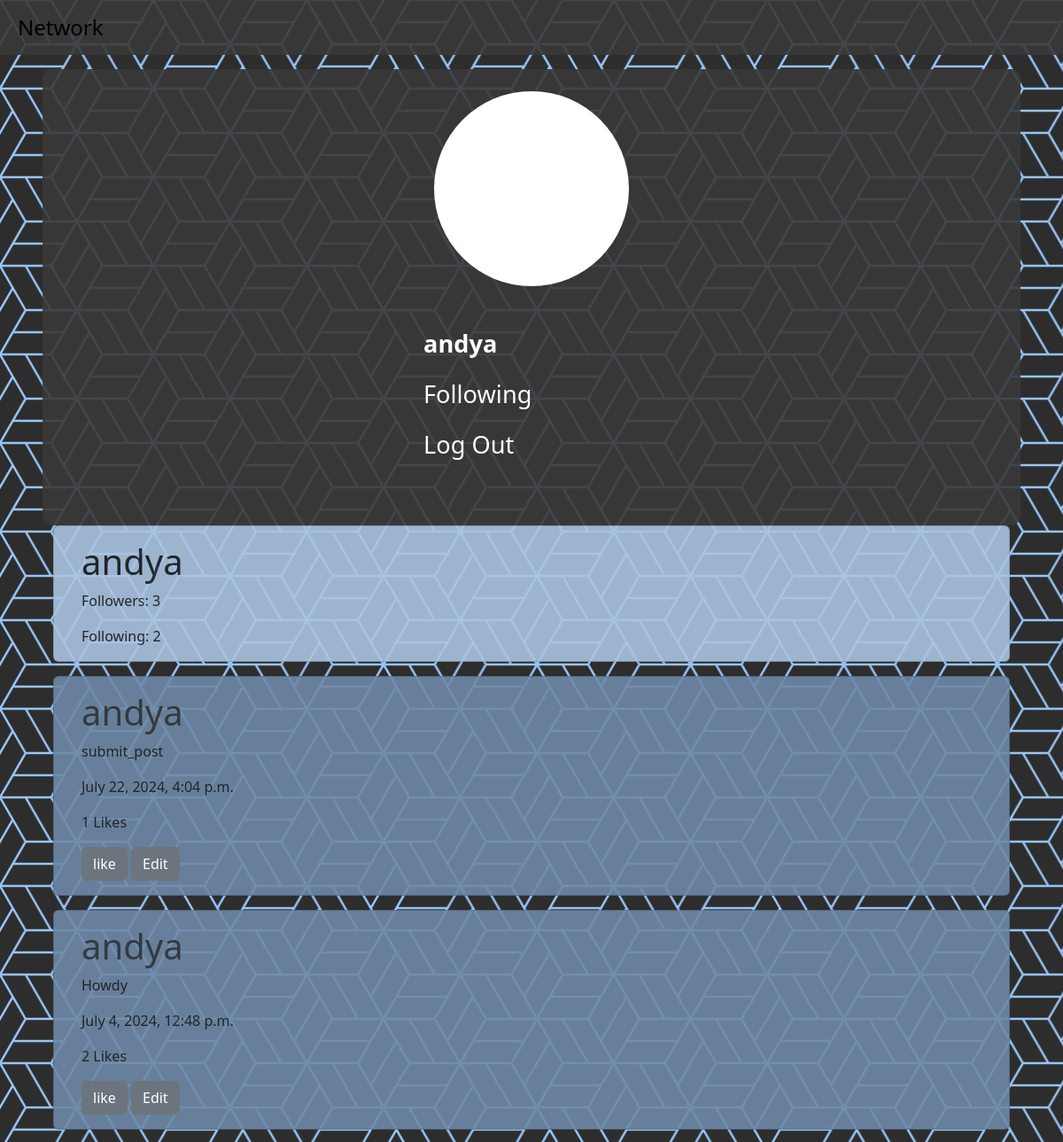
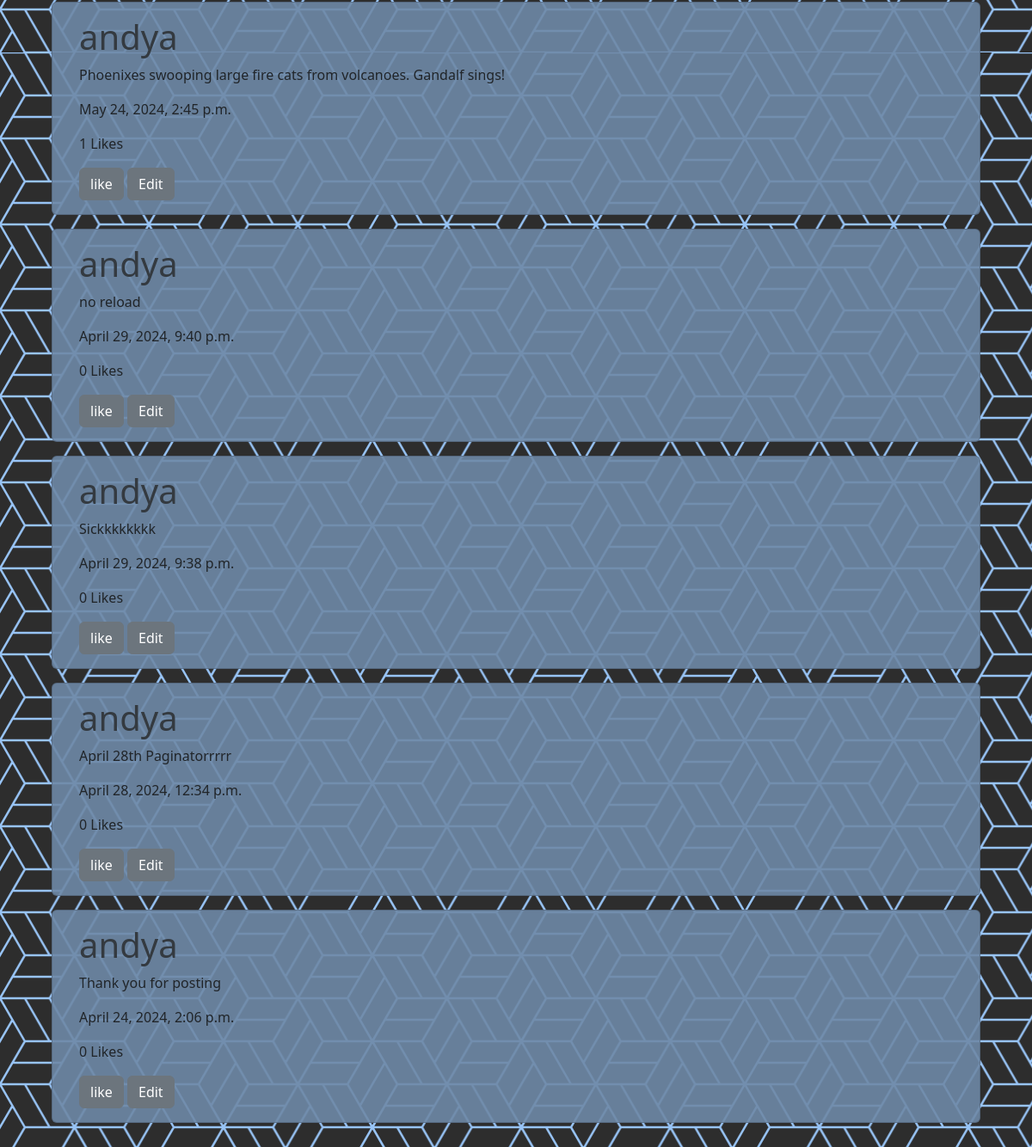
/profile/2 (signed in), run on the app's committed database (2 pictures, top to bottom).
### network/models.py (models this page shows, shortened)
class User(AbstractUser):
    followers = models.ManyToManyField('self', related_name='following', symmetrical=False, blank=True)
    def __str__(self):
        return self.username

class Post(models.Model):
    user = models.ForeignKey('User', on_delete=models.CASCADE, blank=True, null=True)
    text = models.CharField(max_length=255, blank=True)
    timestamp = models.DateTimeField(auto_now_add=True)
    likes = models.ManyToManyField('User', related_name='liked', blank=True)

### network/views.py (the view)
# urls.py: path("profile/<int:id>", views.user_profile, name="profile"),
def user_profile(request, id):
    if request.method == "GET":
        target_user = User.objects.get(pk=id)
        posts = Post.objects.filter(user=id)
        page_number = request.GET.get('page', 1)
        by_time = posts.order_by("-timestamp").all()
        paginator = Paginator(by_time,7)
        page_posts = paginator.get_page(page_number)
        logged_in = request.user
        followers = target_user.followers.all()
        following = target_user.following.all()
        is_following = logged_in in followers
        return render(request, "network/profile.html", {
            "posts":page_posts,
            "target_user": target_user,
            "logged_in": logged_in,
            "followers": followers.count(),
            "following": following.count(),
            "is_following": is_following,
        })
    elif request.method == "POST":
       follow = target_user.followers.add(logged_in)
       follow.save()
    return JsonResponse({'message': 'User followed successfully'})

### network/templates/network/profile.html (shortened to what this page needs)
{% extends "network/layout.html" %}
{% load static %}
{% block body %}
<div class="card profile-header mb-3 ">
    <div class="card-body">
    <h1 class="card-title">{{ target_user }}</h1>
    <p class="card-text">Followers: {{ followers }}</p>
    <p class="card-text">Following: {{ following }}</p>
</div>
</div>
<div>
    {% for post in posts %}
    <div class="card postcard mb-3" id="post-{{ post.id }}" >
        <div class="card-body">
        <h1><a href="/profile/{{ post.user.id }}"> {{ post.user.username }}</a></h1>
        <p class="post-text">{{ post.text }}</p>
        <p>{{ post.timestamp }}</p>
        <p id="like-count-{{ post.id }}" >{{ post.likes.count }} Likes</p>
        <button class="btn btn-secondary  like-button" id="like-button-{{ post.id }}" data-post-id="{{ post.id }}" >like</button>
        {% if logged_in == target_user %}
        <button class="btn btn-secondary edit-post " data-post-id="{{ post.id }}" >Edit</button>
        {% endif %}
        </div>
        </div>
    {% endfor %}
</div>
{% endblock %}

### network/templates/network/layout.html (shortened to what this page needs)
{% load static %}
<!DOCTYPE html>
<html lang="en">
<head>
    <link href="https://cdn.jsdelivr.net/npm/bootstrap@5.3.3/dist/css/bootstrap.min.css" rel="stylesheet">        <link href="{% static 'network/styles.css' %}" rel="stylesheet">
</head>
<body>
<nav class="navbar sticky-top navbar-expand-sm">
    <a class="navbar-brand" href="{% url 'index' %}">Network</a>
</nav>
<section class="d-grid m-3 mx-auto">
<div class="row">
<div class="col user-info-block d-grid">
{% if user.is_authenticated %}
<div class="circle"></div>
    <div class="row">
        <ul class="navbar-nav mr-auto">
        <li class="nav-item">
            <a class="nav-link"href="{% url 'profile' user.id %}"><strong>{{ user.username }}</strong></a>
        </li>
        <li class="nav-item">
            <a class="nav-link" href="{% url 'following' %}">Following</a>
        </li>
        <li class="nav-item">
            <a class="nav-link" href="{% url 'logout' %}">Log Out</a>
        </li>
        </ul>
        {% endif %}
    </div>
</div>
    <div id="body-view col">
        {% block body %}
        {% endblock %}
    </div>
</div>
</section>
</body>
</html>

### network/static/network/styles.css (style rules this page uses)
body { background-image: url("/network/static/network/bgPattern.png"); background-color: #2d2d2d; background-attachment: fixed; width: 100%; }
section { max-width: 90%; }
.navbar { background-color: rgba(57, 57, 57, 0.9); padding-left: 20px; }
.navbar-brand { color: #000 !important; font-weight: 400; font-size: 1.5rem; }
.postcard { max-width: 100%; background-color: rgba(110, 137, 167, 0.9); padding-left: 15px; }
.user-info-block { background-color: rgba(57, 57, 57, 0.9); width: 300px; height: 515px; position: sticky; top: 2%; display: flex; justify-content: center; padding: 25px; border-radius: 10px; z-index: 1000; }
.circle { content: ""; background-color: white; width: 220px; height: 220px; border-radius: 50%; }
.nav-link { color: #fff; font-size: 1.7rem; }
.profile-header { max-width: 100%; background-color: #aac4e2; opacity: 90%; margin-left: auto; margin-right: auto; padding-left: 15px; }
a { color: #343a40; text-decoration: none; }

### data on the page
User: username "andya"
Post: user.username "andya", text "submit_post", timestamp "July 22, 2024, 4:04 p.m.", likes.count "1"
Post: user.username "andya", text "Howdy", timestamp "July 4, 2024, 12:48 p.m.", likes.count "2"
Post: user.username "andya", text "Phoenixes swooping large fire cats from volcanoes. Gandalf sings!", timestamp "May 24, 2024, 2:45 p.m.", likes.count "1"
Post: user.username "andya", text "no reload", timestamp "April 29, 2024, 9:40 p.m.", likes.count "0"
Post: user.username "andya", text "Sickkkkkkkk", timestamp "April 29, 2024, 9:38 p.m.", likes.count "0"
Post: user.username "andya", text "April 28th Paginatorrrrr", timestamp "April 28, 2024, 12:34 p.m.", likes.count "0"
Post: user.username "andya", text "Thank you for posting", timestamp "April 24, 2024, 2:06 p.m.", likes.count "0"

### other printed values
{{ followers }} "3"
{{ following }} "2"
